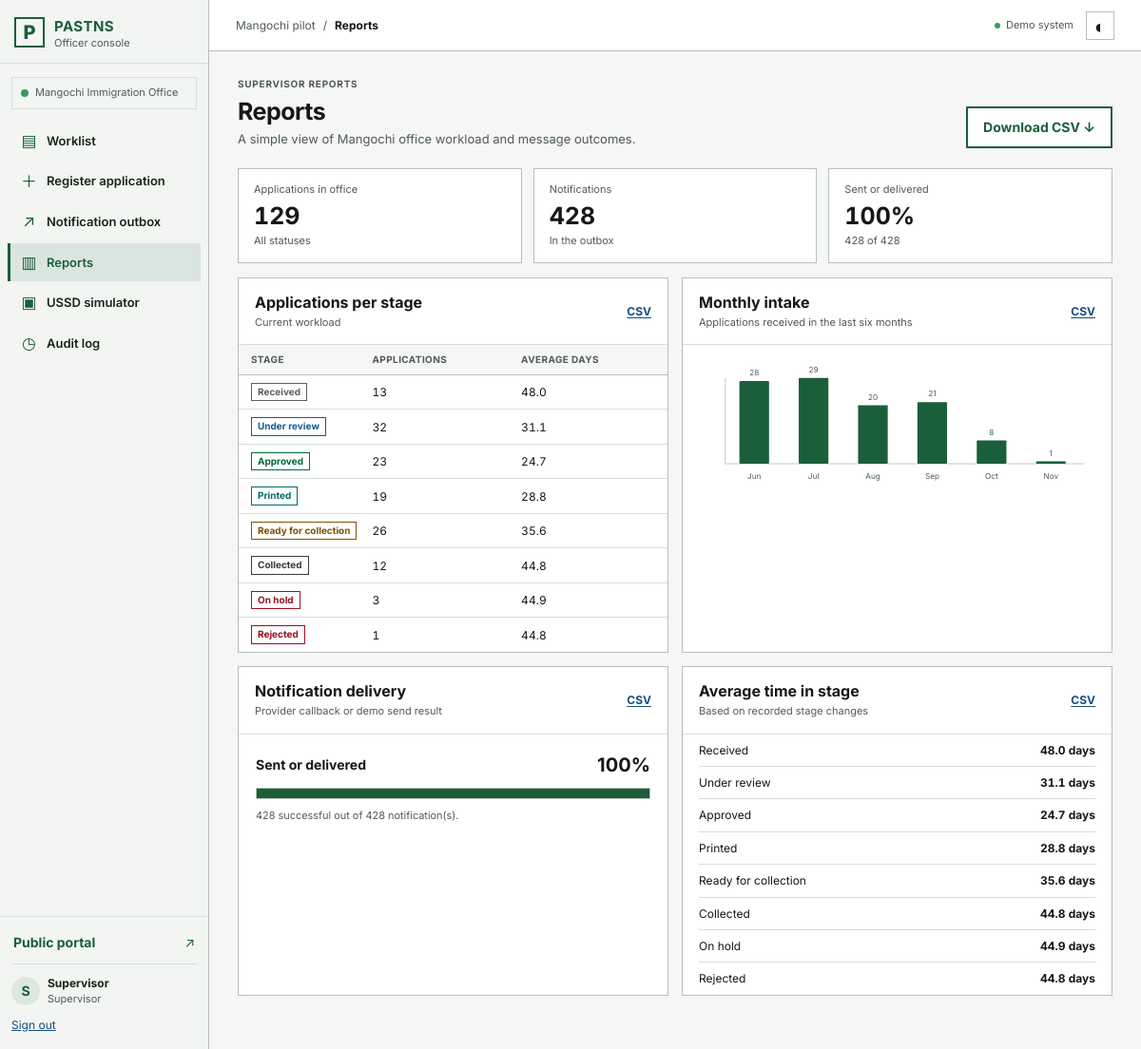
Screenshot of /officer/reports/ (signed in) with the database file from the repository.
### core/models.py (models this page shows, shortened)
class Profile(models.Model):
    ROLE_CHOICES = [("officer", _("Officer")), ("supervisor", _("Supervisor")), ("admin", _("Administrator"))]
    user = models.OneToOneField(settings.AUTH_USER_MODEL, on_delete=models.CASCADE, related_name="profile")
    office = models.ForeignKey(Office, on_delete=models.SET_NULL, null=True, blank=True, related_name="staff")
    role = models.CharField(max_length=16, choices=ROLE_CHOICES, default="officer")

class Office(models.Model):
    code = models.CharField(max_length=8, unique=True)
    name = models.CharField(max_length=100)
    district = models.CharField(max_length=80, default="Mangochi")
    phone = models.CharField(max_length=40, blank=True)
    address = models.CharField(max_length=240, blank=True)
    collection_hours = models.CharField(max_length=120, default="Monday–Friday, 08:00–16:00")
    collection_hours_ny = models.CharField(max_length=120, default="Lolemba–Lachisanu, 08:00–16:00")
    class Meta:
        ordering = ["name"]

class Stage(models.Model):
    key = models.SlugField(max_length=32, unique=True)
    order = models.PositiveSmallIntegerField(default=0)
    name = models.CharField(max_length=60)
    applicant_text_en = models.CharField(max_length=280)
    applicant_text_ny = models.CharField(max_length=280)
    colour = models.CharField(max_length=20, default="grey")
    notify = models.BooleanField(default=True)
    is_terminal = models.BooleanField(default=False)
    class Meta:
        ordering = ["order", "id"]

### core/views.py (the view, shortened to what this page needs)
# urls.py: path("officer/reports/", views.reports, name="reports"),
@role_required("supervisor", "admin")
def reports(request):
    apps = office_queryset(request)
    stage_metrics = _stage_metrics(apps)
    monthly = _monthly_counts(apps)
    max_count = max([r["count"] for r in monthly] or [1]) or 1
    chart_bars = []
    for i, row in enumerate(monthly):
        height = int((row["count"] / max_count) * 110)
        chart_bars.append({"x": 58 + i * 76, "y": 145 - height, "height": height, "label": row["short"], "count": row["count"]})
    notifications = Notification.objects.filter(application__in=apps)
    total_notifications = notifications.count()
    successful = notifications.filter(status__in=["sent", "delivered"]).count()
    delivery_rate = round(successful * 100 / total_notifications) if total_notifications else 0
    context = {"stage_metrics": stage_metrics, "monthly": monthly, "chart_bars": chart_bars,
               "delivery_rate": delivery_rate, "total_notifications": total_notifications,
               "successful_notifications": successful, "application_count": apps.count()}
    return render(request, "core/reports.html", context)

### core/context_processors.py (called while the page is built)
def pastns_context(request):
    return {"current_language": (get_language() or "en")[:2]}

### core/views.py (called while the page is built)
def role_required(*roles):
    def decorator(view_func):
        @wraps(view_func)
        def wrapped(request, *args, **kwargs):
            if not request.user.is_authenticated:
                return redirect(f"/officer/login/?next={request.path}")
            profile = getattr(request.user, "profile", None)
            if not profile or (roles and profile.role not in roles):
                return render(request, "core/forbidden.html", status=403)
            return view_func(request, *args, **kwargs)
        return wrapped
    return decorator

def office_queryset(request):
    profile = request.user.profile
    qs = Application.objects.select_related("applicant", "office", "current_stage")
    if profile.office_id:
        return qs.filter(office_id=profile.office_id)
    if profile.role == "admin":
        return qs
    return qs.none()

def _monthly_counts(apps):
    today = timezone.localdate()
    months = []
    for i in range(5, -1, -1):
        month = today.month - i
        year = today.year
        while month <= 0:
            month += 12
            year -= 1
        start = timezone.datetime(year, month, 1, tzinfo=timezone.get_current_timezone())
        if month == 12:
            end = timezone.datetime(year + 1, 1, 1, tzinfo=timezone.get_current_timezone())
        else:
            end = timezone.datetime(year, month + 1, 1, tzinfo=timezone.get_current_timezone())
        count = apps.filter(received_at__gte=start, received_at__lt=end).count()
        months.append({"label": start.strftime("%B %Y"), "short": start.strftime("%b"), "count": count})
    return months

### core/templates/core/reports.html
{% extends "core/base_officer.html" %}{% load i18n %}
{% block title %}{% translate "Reports" %}{% endblock %}{% block breadcrumb %}<span>/</span><strong>{% translate "Reports" %}</strong>{% endblock %}
{% block content %}
<div class="page-title-row"><div><p class="eyebrow">{% translate "Supervisor reports" %}</p><h1>{% translate "Reports" %}</h1><p class="page-intro">{% translate "A simple view of Mangochi office workload and message outcomes." %}</p></div><a class="button button-secondary" href="?export=stages">{% translate "Download CSV" %} ↓</a></div>
<div class="metric-grid"><div class="metric-card"><span>{% translate "Applications in office" %}</span><strong>{{ application_count }}</strong><small>{% translate "All statuses" %}</small></div><div class="metric-card"><span>{% translate "Notifications" %}</span><strong>{{ total_notifications }}</strong><small>{% translate "In the outbox" %}</small></div><div class="metric-card"><span>{% translate "Sent or delivered" %}</span><strong>{{ delivery_rate }}%</strong><small>{{ successful_notifications }} {% translate "of" %} {{ total_notifications }}</small></div></div>
<div class="reports-grid">
  <section class="panel"><div class="panel-heading"><div><h2>{% translate "Applications per stage" %}</h2><p>{% translate "Current workload" %}</p></div><a class="small-link" href="?export=stages">CSV</a></div><div class="table-scroll"><table class="data-table compact-table"><thead><tr><th>{% translate "Stage" %}</th><th>{% translate "Applications" %}</th><th>{% translate "Average days" %}</th></tr></thead><tbody>{% for row in stage_metrics %}<tr><td><span class="status-tag status-{{ row.stage.colour }}">{{ row.stage.name }}</span></td><td class="tabular">{{ row.count }}</td><td class="tabular">{{ row.average_days }}</td></tr>{% endfor %}</tbody></table></div></section>
  <section class="panel chart-panel"><div class="panel-heading"><div><h2>{% translate "Monthly intake" %}</h2><p>{% translate "Applications received in the last six months" %}</p></div><a class="small-link" href="?export=monthly">CSV</a></div><svg class="bar-chart" viewBox="0 0 520 190" role="img" aria-labelledby="chart-title chart-desc"><title id="chart-title">{% translate "Monthly application intake" %}</title><desc id="chart-desc">{% translate "Bar chart of monthly passport applications." %}</desc><path d="M40 145H500M40 35V145" class="chart-axis"/>{% for bar in chart_bars %}<rect x="{{ bar.x }}" y="{{ bar.y }}" width="38" height="{{ bar.height }}" rx="1" class="chart-bar"><title>{{ bar.label }}: {{ bar.count }}</title></rect><text x="{{ bar.x|add:19 }}" y="165" text-anchor="middle">{{ bar.label }}</text><text x="{{ bar.x|add:19 }}" y="{{ bar.y|add:-7 }}" text-anchor="middle">{{ bar.count }}</text>{% endfor %}</svg></section>
  <section class="panel"><div class="panel-heading"><div><h2>{% translate "Notification delivery" %}</h2><p>{% translate "Provider callback or demo send result" %}</p></div><a class="small-link" href="?export=delivery">CSV</a></div><div class="delivery-progress"><div class="delivery-progress-label"><span>{% translate "Sent or delivered" %}</span><strong>{{ delivery_rate }}%</strong></div><div class="progress-track"><span style="width:{{ delivery_rate }}%"></span></div><p class="hint">{% blocktrans with done=successful_notifications total=total_notifications %}{{ done }} successful out of {{ total }} notification(s).{% endblocktrans %}</p></div></section>
  <section class="panel"><div class="panel-heading"><div><h2>{% translate "Average time in stage" %}</h2><p>{% translate "Based on recorded stage changes" %}</p></div><a class="small-link" href="?export=stages">CSV</a></div><ul class="stage-average-list">{% for row in stage_metrics %}<li><span>{{ row.stage.name }}</span><strong class="tabular">{{ row.average_days }} {% translate "days" %}</strong></li>{% endfor %}</ul></section>
</div>
{% endblock %}

### core/templates/core/base_officer.html (shortened to what this page needs)
{% load static i18n %}
<!doctype html>
<html lang="{{ current_language }}">
<head>
  <link rel="stylesheet" href="{% static 'css/app.css' %}?v=8"><script defer src="{% static 'js/app.js' %}?v=8"></script>
</head>
<body class="officer-body">
<div class="officer-layout">
  <aside class="officer-sidebar">
    <a class="brand officer-brand" href="{% url 'officer_home' %}"><span class="brand-mark">P</span><span><strong>PASTNS</strong><small>{% translate "Officer console" %}</small></span></a>
    <div class="office-chip"><span class="office-dot"></span><span>{{ user.profile.office.name|default:_('No office assigned') }}</span></div>
    <nav class="side-nav" aria-label="{% translate 'Officer navigation' %}">
      <a href="{% url 'officer_home' %}" class="{% if request.resolver_match.url_name == 'officer_home' %}is-active{% endif %}"><span class="nav-glyph">▤</span>{% translate "Worklist" %}</a>
      <a href="{% url 'register_application' %}" class="{% if request.resolver_match.url_name == 'register_application' %}is-active{% endif %}"><span class="nav-glyph">＋</span>{% translate "Register application" %}</a>
      <a href="{% url 'notification_outbox' %}" class="{% if request.resolver_match.url_name == 'notification_outbox' %}is-active{% endif %}"><span class="nav-glyph">↗</span>{% translate "Notification outbox" %}</a>
      {% if user.profile.role == 'supervisor' or user.profile.role == 'admin' %}<a href="{% url 'reports' %}" class="{% if request.resolver_match.url_name == 'reports' %}is-active{% endif %}"><span class="nav-glyph">▥</span>{% translate "Reports" %}</a>{% endif %}
      <a href="{% url 'officer_ussd_sim' %}" class="{% if request.resolver_match.url_name == 'officer_ussd_sim' %}is-active{% endif %}"><span class="nav-glyph">▣</span>{% translate "USSD simulator" %}</a>
      <a href="{% url 'audit_log' %}" class="{% if request.resolver_match.url_name == 'audit_log' %}is-active{% endif %}"><span class="nav-glyph">◷</span>{% translate "Audit log" %}</a>
    </nav>
    <div class="sidebar-bottom"><a class="portal-link" href="/">{% translate "Public portal" %} <span aria-hidden="true">↗</span></a><div class="sidebar-user"><span class="user-avatar">{{ user.first_name|default:user.username|slice:":1"|upper }}</span><span><strong>{{ user.get_full_name|default:user.username }}</strong><small>{{ user.profile.get_role_display }}</small></span></div><form method="post" action="{% url 'officer_logout' %}">{% csrf_token %}<button class="sidebar-logout" type="submit">{% translate "Sign out" %}</button></form></div>
  </aside>
  <div class="officer-main-wrap">
    <header class="officer-topbar"><button type="button" class="mobile-menu-button" data-menu-toggle aria-expanded="false">☰ <span>{% translate "Menu" %}</span></button><div class="breadcrumb"><span>{% translate "Mangochi pilot" %}</span>{% block breadcrumb %}{% endblock %}</div><div class="topbar-right"><span class="live-indicator"><i></i>{% translate "Demo system" %}</span><button class="theme-toggle" type="button" data-theme-toggle aria-label="{% translate 'Change colour theme' %}" title="{% translate 'Change colour theme' %}">◐</button></div></header>
    <main id="officer-main" class="officer-content">
      {% block content %}{% endblock %}
    </main>
  </div>
</div>
</body></html>

### rows the page displays
Stage: stage.name "Received", count "13", average_days "48.0"
Stage: stage.name "Under review", count "32", average_days "31.1"
Stage: stage.name "Approved", count "23", average_days "24.7"
Stage: stage.name "Printed", count "19", average_days "28.8"
Stage: stage.name "Ready for collection", count "26", average_days "35.6"
Stage: stage.name "Collected", count "12", average_days "44.8"
Stage: stage.name "On hold", count "3", average_days "44.9"
Stage: stage.name "Rejected", count "1", average_days "44.8"

### other values shown
{{ user.profile.office.name|default:_('No office assigned') }} "Mangochi Immigration Office"
{{ user.first_name|default:user.username|slice:":1"|upper }} "S"
{{ user.get_full_name|default:user.username }} "Supervisor"
{{ user.profile.get_role_display }} "Supervisor"
{{ application_count }} "129"
{{ total_notifications }} "428"
{{ delivery_rate }} "100"
{{ successful_notifications }} "428"
{{ bar.label }} "Jun" "Jul" "Aug" "Sep" "Oct" "Nov"
{{ bar.count }} "28" "29" "20" "21" "8" "1"
